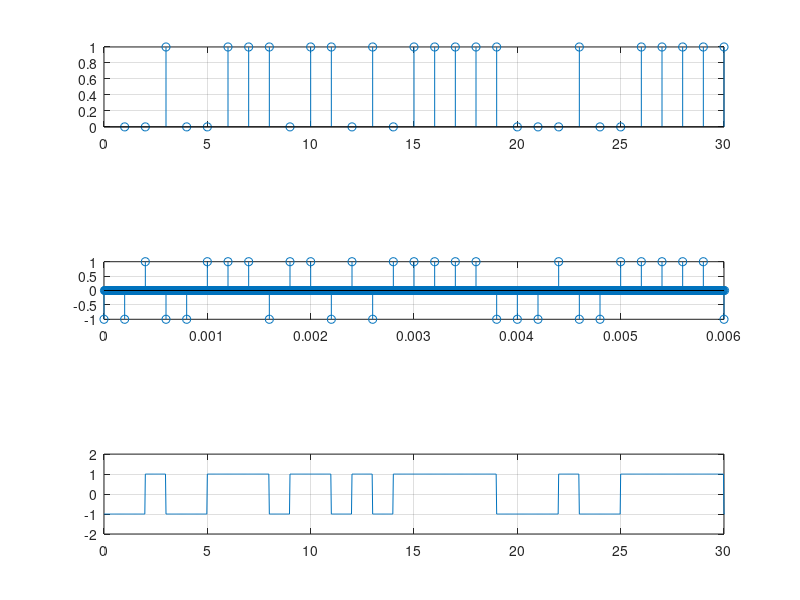
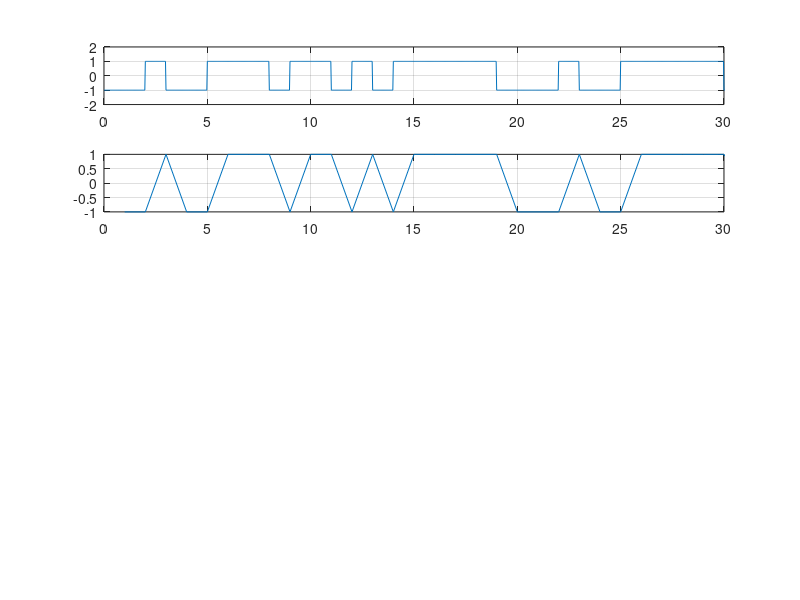

The MATLAB source for these figures, in order:
%--- Chaine de transmission numerique en bande de base--%
clc; close all; clear;

%--Prm de simulation--%
fe=200e3; %freq ech
dt=1/fe;
D=5e3;
Nb=1200;
T=1/D;
N=round(T/dt);
t=0:dt:Nb*T-dt;


%--Gnrt des donnees--%
data = rand(1,Nb)>0.5;
subplot(411); stem(data);
xlim([0 30]); grid on;


%--Mappage (BPSK)--%
symboles = 2*data-1;
subplot(412); stem(symboles);
xlim([0 30]); grid on;

%--Upsampling sur echantillonnage--%
symb_up = upsample(symboles,N);
subplot(413); stem(t/T, symb_up);
xlim([0 30]); grid on;
subplot(513); stem(symb_up);
xlim([0 30*N]);grid on;
subplot(513);stem(t,symb_up);
xlim([0 30*T]);grid on;


%--Filtre d'emission--%
g = ones(1,N);
sig_bb=filter(g,1,symb_up);
subplot(414); plot(t/T, sig_bb);
xlim([0 30]); grid on; ylim([-2 2]);


%--Filtre de reception
A0=1/N;
h=A0*g; %reponse implusionnelle du filtred'teception
sig_rx=filter(g,1,symb_up);%filtre de reception
figure;
subplot(511);plot(t/T,sig_rx);
xlim([0 30]);grid on; ylim([-2 2]);

%---Downsampling (Echantillange)
symb_rx=sig_rx(N:N:end);
subplot(512);plot(symb_rx);
xlim([0 30]);grid on;





